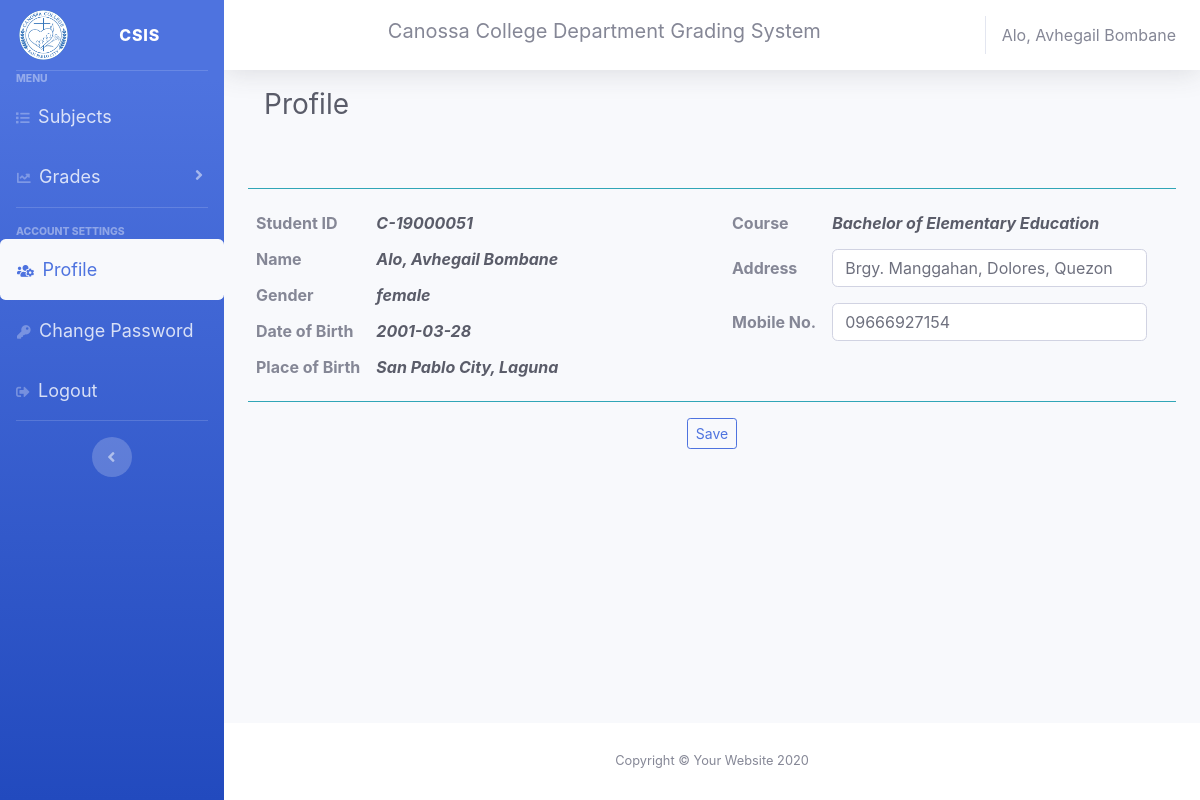
Page /student/profile.student.php (signed in) on the committed database.
### tables this page shows
CREATE TABLE `studentrecords` (
  `id` int(11) NOT NULL,
  `student_id` varchar(120) NOT NULL,
  `name` varchar(120) NOT NULL,
  `gender` varchar(128) NOT NULL,
  `cellphone` varchar(11) NOT NULL,
  `bday` varchar(128) NOT NULL,
  `bplace` varchar(128) NOT NULL,
  `address` text NOT NULL,
  `course` text NOT NULL,
  `status` text NOT NULL,
  `year` varchar(12) NOT NULL
);

### student/profile.student.php (the view, shortened to what this page needs)
<?php
if (isset($_SESSION['user_id'])) {
    include "../layout/head.layout.php";
    $sql = "SELECT * from studentrecords where student_id = '$_SESSION[user_id]'";
    $result = $conn->query($sql);
    if ($result->num_rows > 0) {
        while ($row = $result->fetch_assoc()) {
            $name = $row['name'];
            $course = $row['course'];
            $gender = $row['gender'];
            $cellphone = $row['cellphone'];
            $bday = $row['bday'];
            $bplace = $row['bplace'];
            $address = $row['address'];
        }
    }
?>
    <nav class="navbar navbar-expand navbar-light  topbar mb-4 static-top ">
        <h1 class="h3 mb-5 text-gray-800 mr-auto">Profile</h1>
    </nav>
    <hr class="sidebar-divider bg-info">
    <form action="../database/editprofile/editprofile.db.php?id=<?php echo $_SESSION['user_id']; ?>" method="post">
    <div class="row">
        <div class="col">
            <table>
                <tr>
                    <th class="p-2">Student ID </th>
                    <td class="p-2"><i class="text-dark font-weight-bold mr-5"><?php echo $id; ?></i></td>
                </tr>
                <tr>
                    <th class="p-2">Name </th>
                    <td class="p-2"><i class="text-dark font-weight-bold "><?php echo $name; ?></i></td>
                </tr>
                <tr>
                    <th class="p-2">Gender </th>
                    <td class="p-2"><i class="text-dark font-weight-bold "><?php echo $gender; ?></i></td>
                </tr>
                <tr>
                    <th class="p-2">Date of Birth </th>
                    <td class="p-2"><i class="text-dark font-weight-bold "><?php echo $bday; ?></i></td>
                </tr>
                <tr>
                    <th class="p-2">Place of Birth </th>
                    <td class="p-2"><i class="text-dark font-weight-bold "><?php echo $bplace; ?></i></td>
                </tr>
            </table>
        </div>
        <div class="col">
                <table>
                    <tr>
                        <th class="p-2">Course </th>
                        <td class="p-2"><i class="text-dark font-weight-bold mr-5"><?php echo $course; ?></i></td>
                    </tr>
                    <tr>
                        <th class="p-2">Address </th>
                        <td class="p-2"><input type="text" name="address" value="<?php echo $address; ?>" class="form-control"></td>
                    </tr>
                    <tr>
                        <th class="p-2">Mobile No. </th>
                        <td class="p-2"><input type="text" name="cellphone" value="<?php echo $cellphone; ?>" class="form-control"></td>
                    </tr>
                </table>
        </div>
    </div>
    <hr class="sidebar-divider bg-info">
    <center><button class="btn btn-sm btn-outline-primary"> Save</button></center>
    </form>
<?php include "../layout/footer.layout.php";
} else {
    header("Location: ../canossa/master.blade.php");
    exit();
}
?>

### layout/_topbar.layout.php (shortened to what this page needs)
<nav class="navbar navbar-expand navbar-light bg-white topbar mb-4 static-top shadow">
<h5 class="title ml-auto">Canossa College Department Grading System </h5>
    <span class="mr-2 d-none d-lg-inline text-gray-600 ">
        <?php
            include_once '../database/dbconnection.db.php';
            $id = $_SESSION['user_id'];
            $sql = "SELECT * from studentrecords where student_id = '$id'";
            $result = $conn-> query($sql);
            if($result-> num_rows > 0 ){
                while($row = $result-> fetch_assoc()){
                    echo $row['name'];
                }
            }
        ?>
    </span>
</nav>

### rows in the picture
studentrecords: name "Alo, Avhegail Bombane", gender "female", bday "2001-03-28", bplace "San Pablo City, Laguna", course "Bachelor of Elementary Education", address "Brgy. Manggahan, Dolores, Quezon", cellphone "09666927154"

### other values in the picture
$id "C-19000051"
